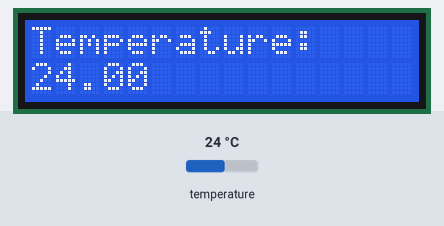
A sketch run on a simulated Arduino Uno, built with avr-gcc and run on an emulated ATmega328P. Parts: 16×2 character LCD. The test bench sets the inputs (shaded band); at power-on: temperature 24 °C. What the sketch prints to the serial monitor is not drawn.

Above: at 1.2 s.
1.3 s: temperature set to 12 °C
At 2.2 s:
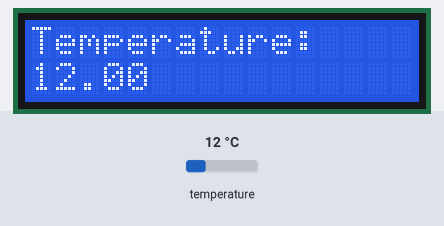
3.1 s: temperature set to 19 °C
At 4.4 s:
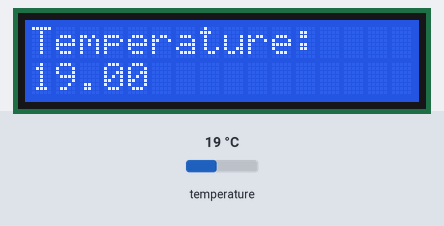
4.7 s: temperature set to 28 °C
At 5.7 s:
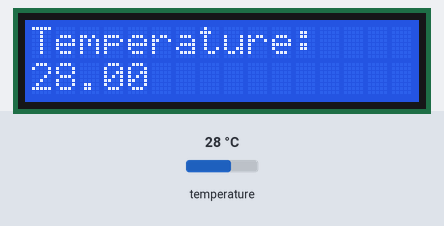
Timing chart, 0 to 7.7 s (numbered marks = the images above; inputs shaded):
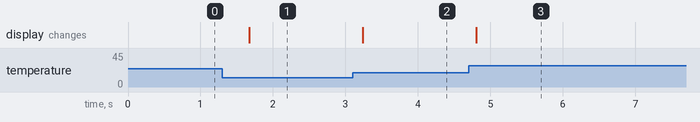

Measured:
- after the input at 1.3 s, the display: changes after 0.38 s (image 1)
- after the input at 3.1 s, the display: changes after 0.14 s (image 2)
- after the input at 4.7 s, the display: changes after 0.11 s (image 3)

The sketch:

lcd_temp_out.ino
```cpp
#include <LiquidCrystal_I2C.h>

#include <Wire.h>


#include <OneWire.h>

#include <DallasTemperature.h>
OneWire oneWire(5);
DallasTemperature ds(&oneWire);
LiquidCrystal_I2C lcd(0x3F,16,2);  // Устанавливаем дисплей

void setup() {
   lcd.init();
  lcd.backlight();// Включаем подсветку дисплея
  lcd.print("Temperature:");


Serial.begin(9600);
ds.begin();
}
void loop() {
   // Устанавливаем курсор на вторую строку и нулевой символ.
lcd.setCursor(0, 1);
  // Выводим на экран количество секунд с момента запуска ардуины
  lcd.print(ds.getTempCByIndex(0));

ds.requestTemperatures();
Serial.print("Sensor 0: ");
Serial.print(ds.getTempCByIndex(0));
Serial.println("C");
}
```
